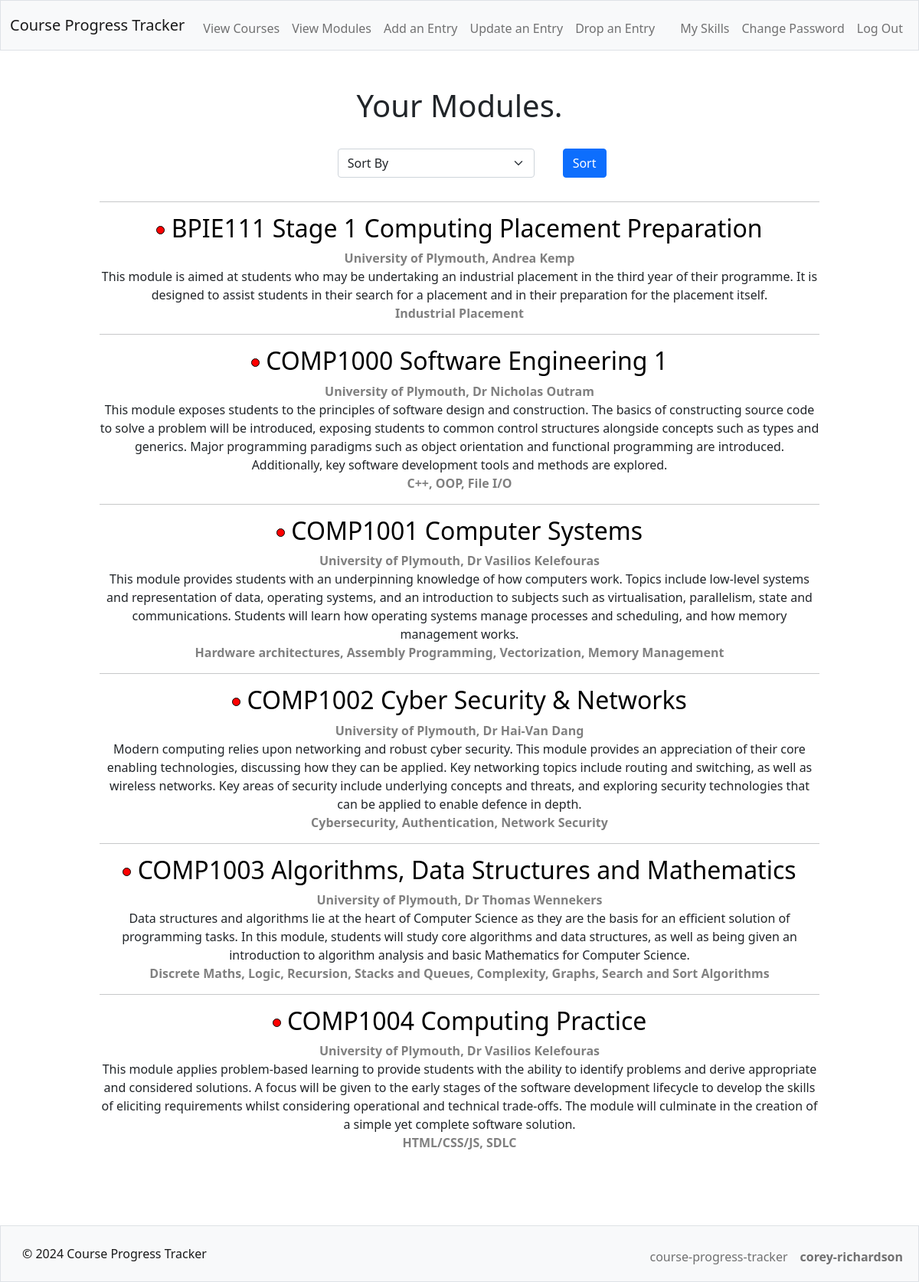
The app's page /modules (signed in), older data.
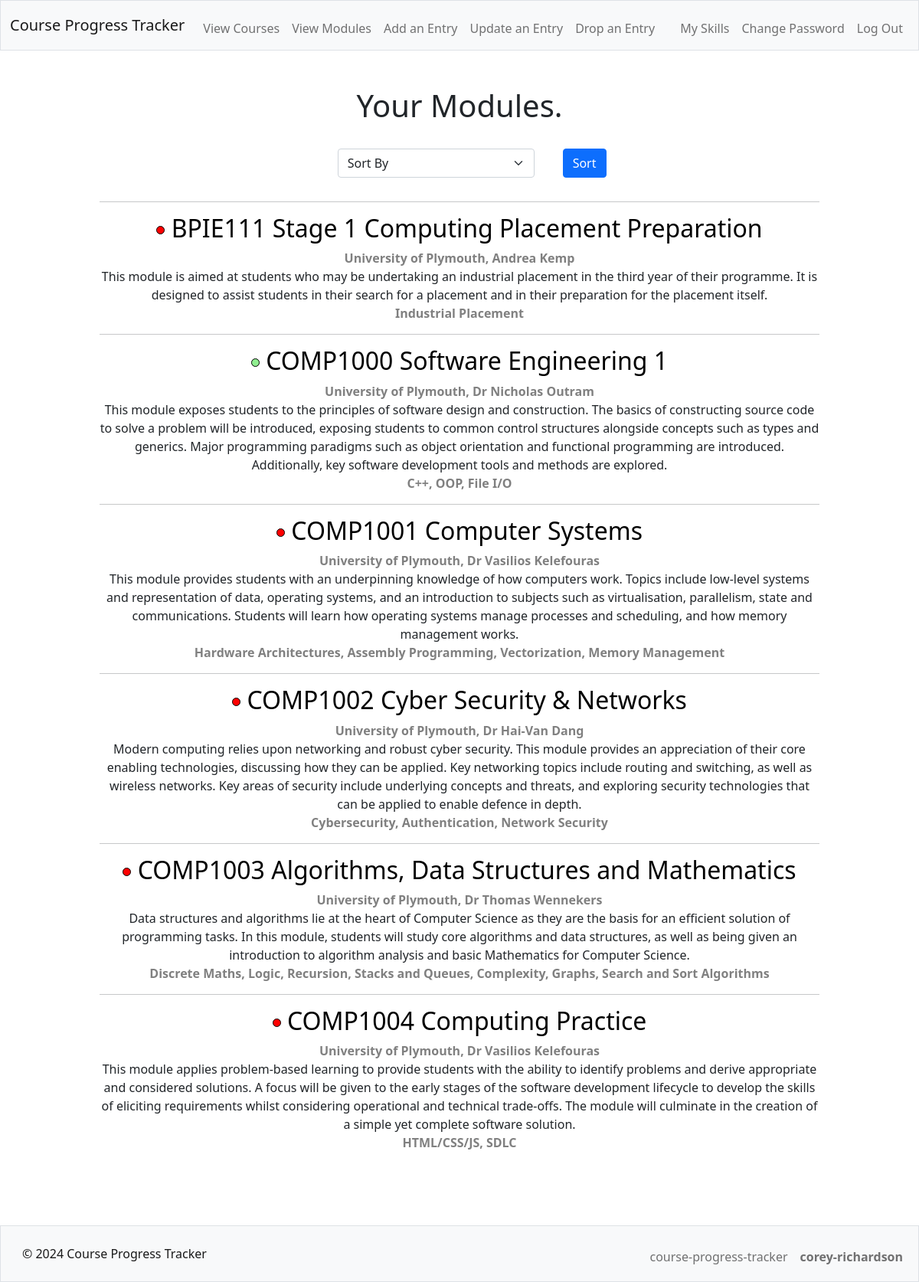
The same page, newer data.
### tables this page shows
CREATE TABLE courses (id INTEGER, user_id INTEGER NOT NULL, name TEXT NOT NULL UNIQUE, url TEXT, topics TEXT NOT NULL, desc TEXT NOT NULL, provider TEXT NOT NULL, is_complete BOOL NOT NULL, is_course BOOL NOT NULL, PRIMARY KEY(id));

### app.py (the view)
@app.route("/modules", methods=["GET", "POST"])
@login_required
def modules():
    if request.method == "POST" and request.form.get("sort_index"):
        sort_index = request.form.get("sort_index")
        match sort_index:
            case "provider":
                modules = db.execute(
                    "SELECT * FROM courses WHERE user_id = ? AND is_course = false ORDER BY provider, name",
                    (session["user_id"],)
                )
            case "is_complete DESC":
                modules = db.execute(
                    "SELECT * FROM courses WHERE user_id = ? AND is_course = false ORDER BY is_complete DESC",
                    (session["user_id"],)
                )
            case "is_complete ASC":
                modules = db.execute(
                    "SELECT * FROM courses WHERE user_id = ? AND is_course = false ORDER BY is_complete ASC",
                    (session["user_id"],)
                )
            case _: # name or anything else
                modules = db.execute(
                    "SELECT * FROM courses WHERE user_id = ? AND is_course = false ORDER BY name",
                    (session["user_id"],)
                )
    else:
        modules = db.execute(
            "SELECT * FROM courses WHERE user_id = ? AND is_course = false ORDER BY name",
            (session["user_id"],)
        )
    modules = modules.fetchall()
    if len(modules) == 0:
        return render_template("empty.html", type="modules", action="display")
    return render_template("index.html", courses=modules, type="Modules")

### app.py (called while the page is built)
@app.after_request
def after_request(response):
    response.headers["Cache-Control"] = "no-cache, no-store, must-revalidate"
    response.headers["Expires"] = 0
    response.headers["Pragma"] = "no-cache"
    return response

### helpers.py (called while the page is built)
def login_required(f):
    @wraps(f)
    def decorated_function(*args, **kwargs):
        if session.get("user_id") is None:
            return redirect("/login")
        return f(*args, **kwargs)
    return decorated_function

### templates/index.html (shortened to what this page needs)
{% extends "layout.html" %}
{% block main %}
    <h1>Your {{ type }}.</h1> <br>
    {% if type == "Courses" %}
    <form action="/" method="post">
    {% else %}
    <form action="/modules" method="post">
    {% endif %}
        <div class="mb-3" style="display: inline-block;">
            <select class="form-select mx-auto w-auto" name="sort_index" required>
                <option selected disabled hidden>Sort By</option>
            </select>
        </div>
        <button style="display: inline-block; position: relative; bottom: 2px;" class="btn btn-primary" type="submit">Sort</button>
    </form>
    <div class="course">
        <hr>
    </div>
    {% for course in courses %}
        <div class="course">
            <h2>
                {% if course[7] == 1 %}
                    <span class="green dot"></span>
                {% else %}
                    <span class="red dot"></span>
                {% endif %}
                {% if course[3] %}
                    <a href="{{ course[3] }}" target="_blank">{{ course[2] }}</a>
                {% else %}
                    {{ course[2] }}
                {% endif %}
            </h2>
            <aside>{{ course[6] }}</aside>
            <p>
                {{ course[5] }} <br>
                <aside>{{ course[4] }}</aside>
            </p>
            {% if not loop.last %}
            <hr>
            {% endif %}
        </div>
    {% endfor %}
{% endblock %}

### templates/layout.html (shortened to what this page needs)
<!DOCTYPE html>
<html lang="en">
    <head>
        <link href="https://cdn.jsdelivr.net/npm/bootstrap@5.1.3/dist/css/bootstrap.min.css" rel="stylesheet">
        <link href="/static/style.css" rel="stylesheet">
    </head>
    <body>
        <nav class="bg-light border navbar navbar-expand-md navbar-light">
            <div class="container-fluid">
                <a class="navbar-brand" href="/">Course Progress Tracker</a>
                <div class="collapse navbar-collapse" id="navbar">
                    {% if session["user_id"] %}
                        <ul class="navbar-nav me-auto mt-2">
                            <li class="nav-item"><a class="nav-link" href="/">View Courses</a></li>
                            <li class="nav-item"><a class="nav-link" href="/modules">View Modules</a></li>
                            <li class="nav-item"><a class="nav-link" href="/add">Add an Entry</a></li>
                            <li class="nav-item"><a class="nav-link" href="/update">Update an Entry</a></li>
                            <li class="nav-item"><a class="nav-link" href="/drop">Drop an Entry</a></li>
                        </ul>
                        <ul class="navbar-nav ms-auto mt-2">
                            <li class="nav-item"><a class="nav-link" href="/skills">My Skills</a></li>
                            <li class="nav-item"><a class="nav-link" href="/change_password">Change Password</a></li>
                            <li class="nav-item"><a class="nav-link" href="/logout">Log Out</a></li>
                        </ul>
                    {% else %}
                        <ul class="navbar-nav ms-auto mt-2">
                            <li class="nav-item"><a class="nav-link" href="/register">Register</a></li>
                            <li class="nav-item"><a class="nav-link" href="/login">Log In</a></li>
                        </ul>
                    {% endif %}
                </div>
            </div>
        </nav>
        <main class="container-fluid py-5 text-center">
            {% block main %}{% endblock %}
        </main>
        <footer class="bg-light border navbar navbar-expand-md navbar-light mt-5">
            <div class="container-fluid">
                <span class="navbar-text">
                    <a class="nav-link" href="https://github.com/corey-richardson/course-progress-tracker/blob/main/LICENSE" target="_blank">&copy; 2024 Course Progress Tracker</a>
                </span>
                <ul class="navbar-nav ms-auto mt-2">
                    <li class="nav-item"><a class="nav-link" href="https://github.com/corey-richardson/course-progress-tracker" target="_blank">course-progress-tracker</a></li>
                    <li class="nav-item"><b><a class="nav-link" href="https://linktr.ee/coreyrichardson" target="_blank">corey-richardson</a></b></li>
                </ul>
            </div>
        </footer>
    </body>
</html>

### static/style.css (style rules this page uses)
body { display: flex; flex-direction: column; min-height: 100vh; }
main { flex: 1; }
p, aside { margin: 0; }
h2 > a { text-decoration: none; color: black; }
.course aside { font-weight: bold; color: grey; }
hr { margin: 15px auto; }
.dot { height: 11px; width: 11px; border: 1px solid black; border-radius: 50%; display: inline-block; position: relative; bottom: 4px; }
.green { background-color: lightgreen; }
.red { background-color: red; }
.course { width: 80%; margin: 0 auto; }
select { max-width: 80%; }
input, select { min-width: 80%; }

Row changes from the older to the newer data that the page shows:
changed courses "COMP1000 Software Engineering 1": is_complete False → True (drawn)
changed courses "COMP1001 Computer Systems": topics "Hardware architectures, Assembly Programming, Vectorization, Memory Management" → "Hardware Architectures, Assembly Programming, Vectorization, Memory Management"
